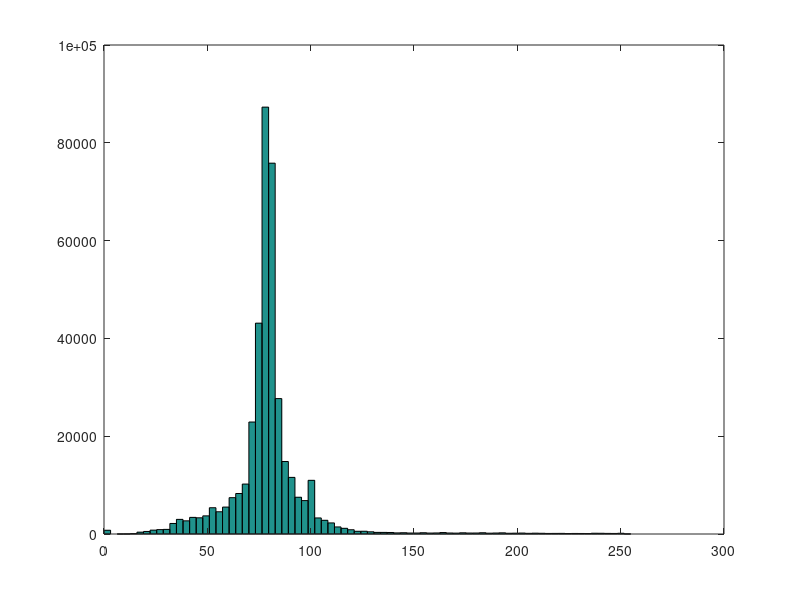
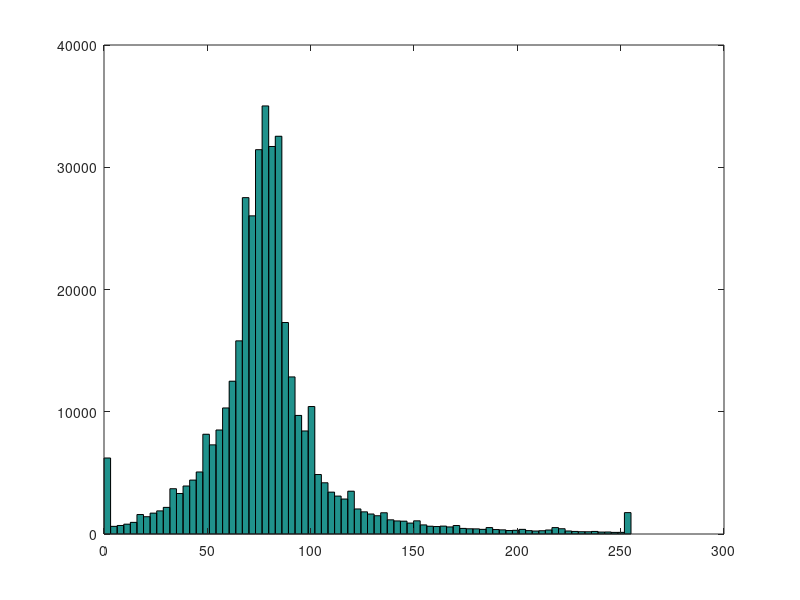
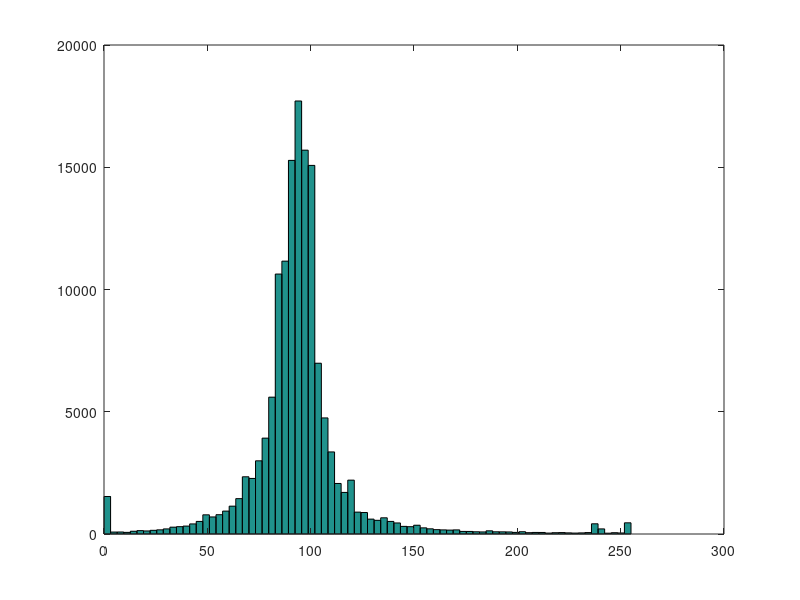
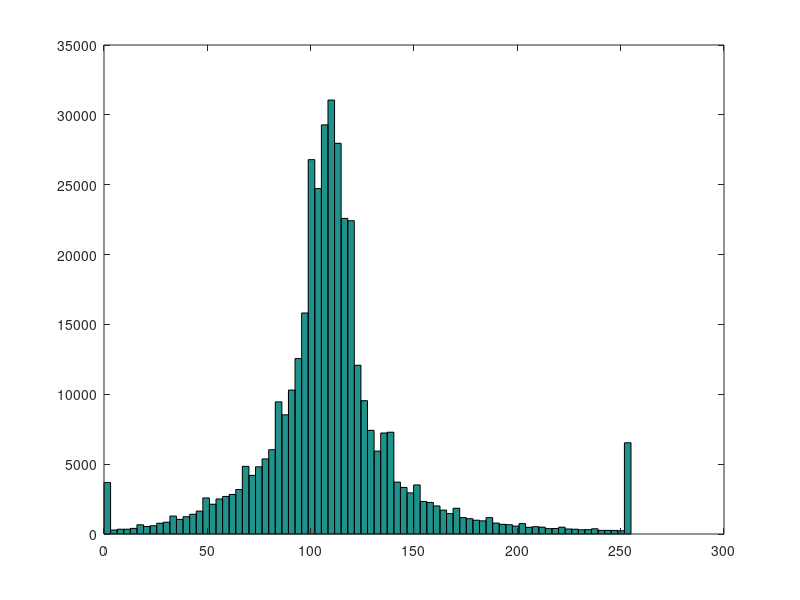

Here is the MATLAB script that generated these plots, in order:
fileExp= fopen('2.2.1.7.LaplaceOperatorImage.txt','r');
A = fscanf(fileExp, '%f');
figure(1)
hist(A,80);


fileExp= fopen('2.2.1.7.LaplaceOperatorImage1,000000.txt','r');
B = fscanf(fileExp, '%f');
figure(2)
hist(B,80);

fileExp= fopen('2.2.1.7.LaplaceOperatorImage1,100000.txt','r');
C = fscanf(fileExp, '%f');
figure(3)
hist(C,80);

fileExp= fopen('2.2.1.7.LaplaceOperatorImage1,200000.txt','r');
D = fscanf(fileExp, '%f');
figure(4)
hist(D,80);


fileExp= fopen('2.2.1.7.LaplaceOperatorImage1,300000.txt','r');
E = fscanf(fileExp, '%f');
figure(5)
hist(E,80);

fileExp= fopen('2.2.1.7.LaplaceOperatorImage1,400000.txt','r');
F = fscanf(fileExp, '%f');
figure(6)
hist(F,80);

fileExp= fopen('2.2.1.7.LaplaceOperatorImage1,500000.txt','r');
G = fscanf(fileExp, '%f');
figure(7)
hist(G,80);